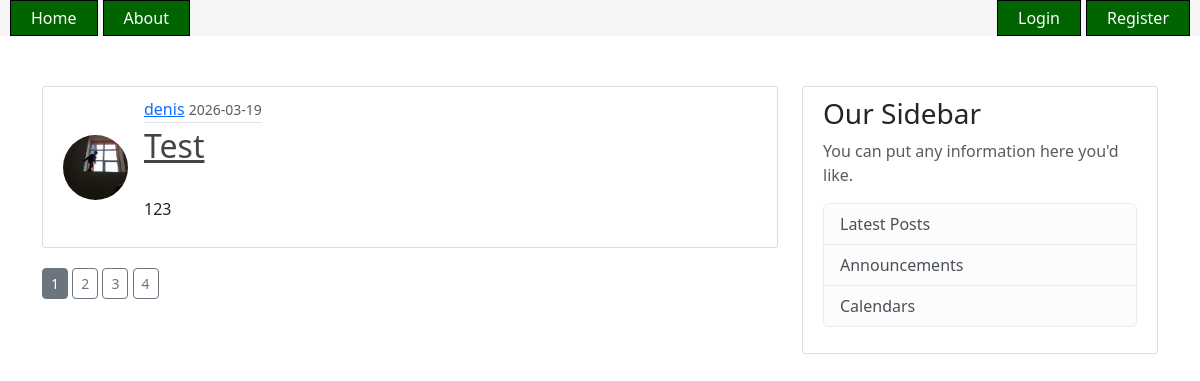
Page /home on the earlier database version.
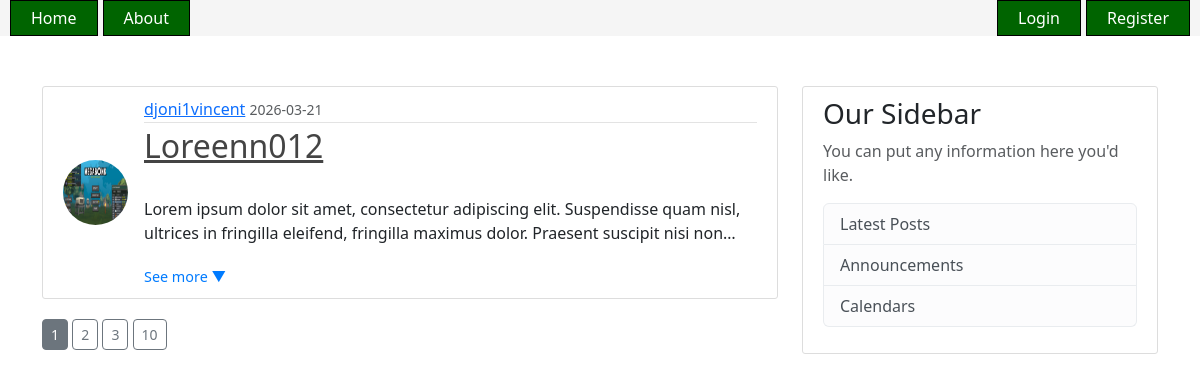
Same page on the later database version.
### flaskblog/models.py (models this page shows, shortened)
class Post(db.Model):
    id = db.Column(db.Integer, primary_key=True)
    title = db.Column(db.String(100), nullable=False)
    date_posted = db.Column(
        db.DateTime, nullable=False, default=datetime.utcnow
    )
    content = db.Column(db.Text, nullable=False)
    user_id = db.Column(db.Integer, db.ForeignKey('user.id'), nullable=False)

class User(db.Model, UserMixin):
    id = db.Column(db.Integer, primary_key=True)
    username = db.Column(db.String(20), unique=True, nullable=False)
    email = db.Column(db.String(120), unique=True, nullable=False)
    image_file = db.Column(db.String(20), nullable=False, default='default.jpg')
    password = db.Column(db.String(60), nullable=False)
    posts = db.relationship('Post', backref='author', lazy=True)

### flaskblog/routes.py (the view)
@app.route('/')
@app.route('/home')
def home():
    page = request.args.get('page', 1, type=int)
    posts = Post.query.order_by(Post.date_posted.desc()).paginate(page=page, per_page=1)
    return render_template('home.html', posts=posts, title='Home')

### flaskblog/templates/home.html
{% extends "base.html" %} {% block content %} {% for post in posts %}
    <article class="media content-section">
        <img
            class="rounded-circle article-img"
            src="{{ url_for('static', filename='profile_pics/' + post.author.image_file) }}"
        />
        <div class="media-body">
            <div class="article-metadata">
                <a class="mr-2" href="#">{{ post.author.username }}</a>
                <small class="text-muted"
                    >{{ post.date_posted.strftime('%Y-%m-%d') }}</small
                >
            </div>
            <h2>
                <a
                    class="article-title"
                    href="{{ url_for('post', post_id=post.id) }}"
                    >{{ post.title }}</a
                >
            </h2>
            <div class="article-body">
                <p
                    class="article-content collapsible-text"
                    id="post-content-{{ post.id }}"
                >
                    {{ post.content }}
                </p>
                <a
                    href="javascript:void(0);"
                    onclick="toggleText('{{ post.id }}')"
                    id="toggle-btn-{{ post.id }}"
                    class="see-more-link"
                    >See more ▼</a
                >
            </div>
        </div>
    </article>
{% endfor %}
    {% for page_num in posts.iter_pages(left_edge=1, right_edge=1, left_current=1, right_current=2) %}
        {% if page_num %}
            {% if posts.page == page_num %}
                <a class="btn btn-sm btn-secondary mb-4" href="{{ url_for('home', page=page_num) }}">{{ page_num }}</a>
            {% else %}
                <a class="btn btn-sm btn-outline-secondary mb-4" href="{{ url_for('home', page=page_num) }}">{{ page_num }}</a>
            {% endif %}
        {% endif %}
    {% endfor %}
{% endblock content %}

### flaskblog/templates/base.html (shortened to what this page needs)
<!doctype html>
<html lang="en">
    <head>
        <link
            rel="stylesheet"
            href="{{ url_for('static', filename='style.css') }}"
        />
        <link
            href="https://cdn.jsdelivr.net/npm/bootstrap@5.3.3/dist/css/bootstrap.min.css"
            rel="stylesheet"
        />
    </head>
    <body>
        <header>
            <nav>
                <div class="nav-left">
                    <a href="{{ url_for('home') }}" class="box-link">Home</a>
                    <a href="{{ url_for('about') }}" class="box-link">About</a>
                </div>
                <div class="nav-right">
                    {% if current_user.is_authenticated %}
                        <a href="{{ url_for('new_post') }}" class="right_nav_btn">New Post</a>
                        <a href="{{ url_for('account') }}" class="right_nav_btn">Account</a>
                        <a href="{{ url_for('logout') }}" class="right_nav_btn">Logout</a>
                    {% else %}
                        <a href="{{ url_for('login') }}" class="right_nav_btn">Login</a>
                        <a href="{{ url_for('register') }}" class="right_nav_btn">Register</a>
                    {% endif %}
                </div>
            </nav>
        </header>
        <main role="main" class="container">
            <div class="row">
                <div class="col-md-8">
                {% block content %}{% endblock %}
                </div>
                <div class="col-md-4">
                    <div class="content-section">
                        <h3>Our Sidebar</h3>
                        <p class='text-muted'>You can put any information here you'd like.
                            <ul class="list-group">
                                <li class="list-group-item list-group-item-light">Latest Posts</li>
                                <li class="list-group-item list-group-item-light">Announcements</li>
                                <li class="list-group-item list-group-item-light">Calendars</li>
                            </ul>
                        </p>
                    </div>
                </div>
            </div>
        </main>
    </body>
</html>

### flaskblog/static/style.css (style rules this page uses)
nav { background-color: whitesmoke; margin-bottom: 50px; display: flex; align-items: center; justify-content: space-between; padding: 0 10px; }
.box-link, .right_nav_btn { display: inline-block; background-color: darkgreen; color: white; padding: 5px 20px; text-align: center; text-decoration: none; cursor: pointer; border: 1px solid black; }
.nav-left, .nav-right { flex: 1; display: flex; gap: 5px; }
.nav-right { justify-content: flex-end; }
body { background: #fafafa; color: #333333; margin-top: 5rem; }
h1, h2, h3, h4, h5, h6 { color: #444444; }
.content-section { background: #ffffff; padding: 10px 20px; border: 1px solid #dddddd; border-radius: 3px; margin-bottom: 20px; }
.article-title { color: #444444; }
.article-content { white-space: pre-line; }
.article-img { height: 65px; width: 65px; margin-right: 16px; }
.article-metadata { padding-bottom: 1px; margin-bottom: 4px; border-bottom: 1px solid #e3e3e3; text-decoration: none; color: #333; }
.media { display: flex; align-items: center; margin-bottom: 20px; }
.collapsible-text { overflow: hidden; display: -webkit-box; -webkit-line-clamp: 3; -webkit-box-orient: vertical; transition: max-height 0.3s ease-out; }
.see-more-link { font-size: 0.9rem; color: #007bff; text-decoration: none; cursor: pointer; display: inline-block; margin-top: 5px; }

Differences in the rows shown:
no longer on this page (row edited): Post: image_file (picture), author.username "denis", date_posted "2026-03-19", title "Test", content "123"
added Post: image_file (picture), author.username "djoni1vincent", date_posted "2026-03-21", title "Loreenn012", content "Lorem ipsum dolor sit amet, consectetur adipiscing elit. Suspendisse quam nisl, ultrices in fringilla eleifend, fringilla maximus dolor. Praesent suscipit nisi…"
Other differences:
new list line: "10"
list line gone: "4"
